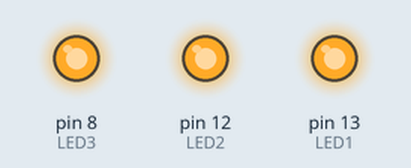
Recording of a sketch running on a simulated Arduino Uno, built with avr-gcc and run on an emulated ATmega328P. On the bench: output pins drawn as LEDs (lit = HIGH).

Above: at 0.15 s.
At 2.25 s:
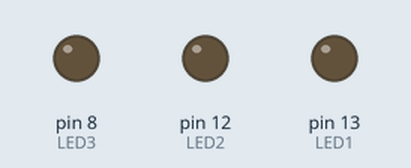
Timing chart, 0 to 3.0 s (numbered marks = the images above):
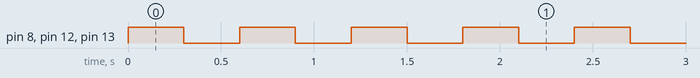

The sketch:

sketch1_intermitencia.ino
```cpp
int const LED1 = 13;  // LED izquierdo
int const LED2 = 12;  // LED centro
int const LED3 = 8;   // LED derecho

void setup() {
  pinMode(LED1, OUTPUT);
  pinMode(LED2, OUTPUT);
  pinMode(LED3, OUTPUT);
}

void loop() {

  digitalWrite(LED1, HIGH);
  digitalWrite(LED2, HIGH);
  digitalWrite(LED3, HIGH);
  delay(300);
  digitalWrite(LED1, LOW);
  digitalWrite(LED2, LOW);
  digitalWrite(LED3, LOW);
  delay(300);


}
```

Measured:
- by itself, pin 8 (LED3), pin 12 (LED2), pin 13 (LED1): alternates HIGH for 0.30 s and LOW for 0.30 s
